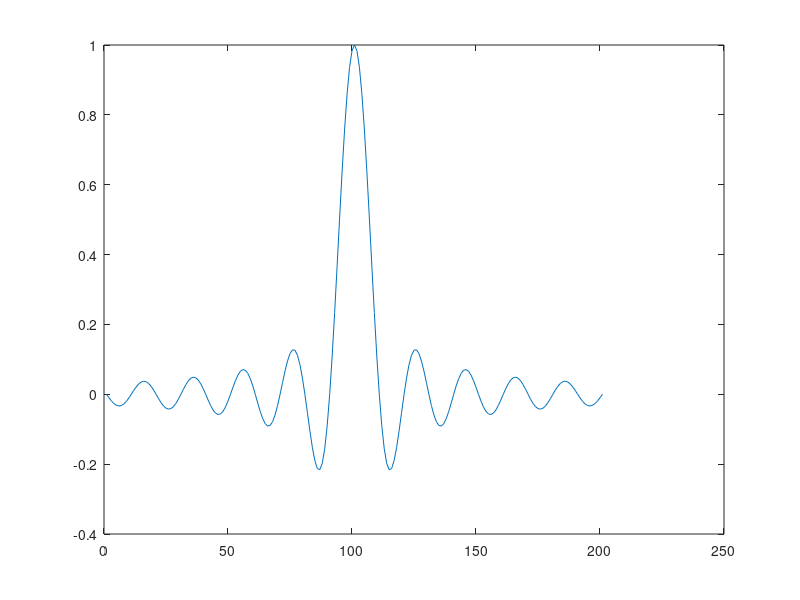
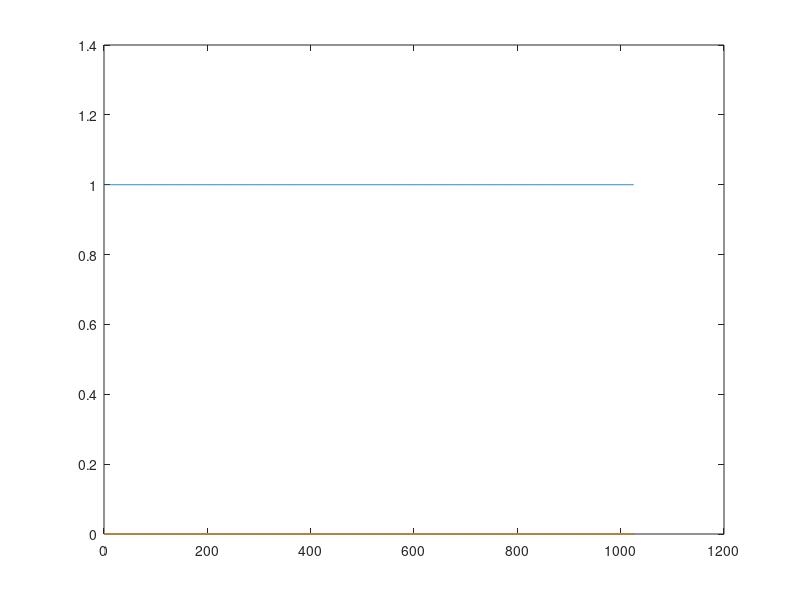
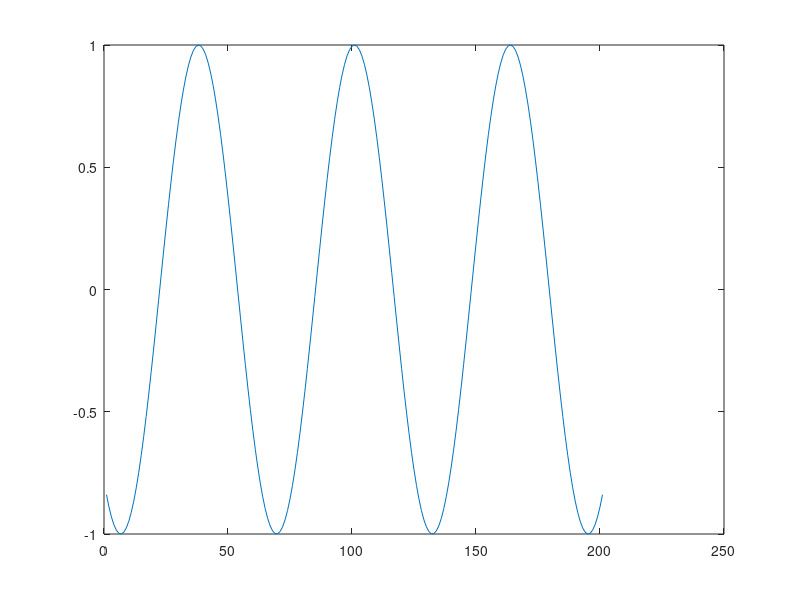
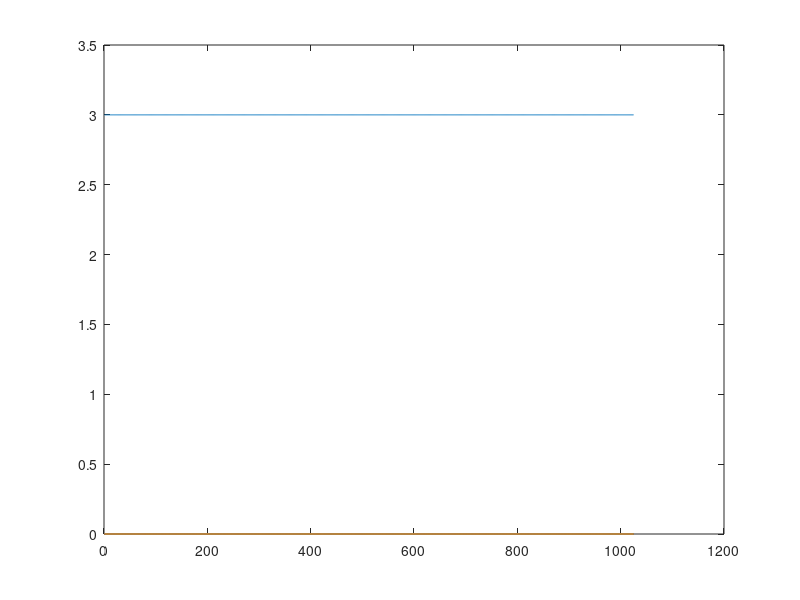

Write the MATLAB code that produced these figures, in order.
%1
p1 = figure;
t = -10:0.1:10;
x = sinc(t);
plot(x)

%2
p2 = figure;
N = 2^10+1;
x = zeros(N);
x((N-1)/2) = 1;
plot(abs(fft(x)))

%3
p3= figure;
x = cos(t);
plot(x)

%4
p4 = figure;
N = 2^10+1;
x = zeros(N);
x((N-1)/2) = 3;
plot(abs(fft(x)));
